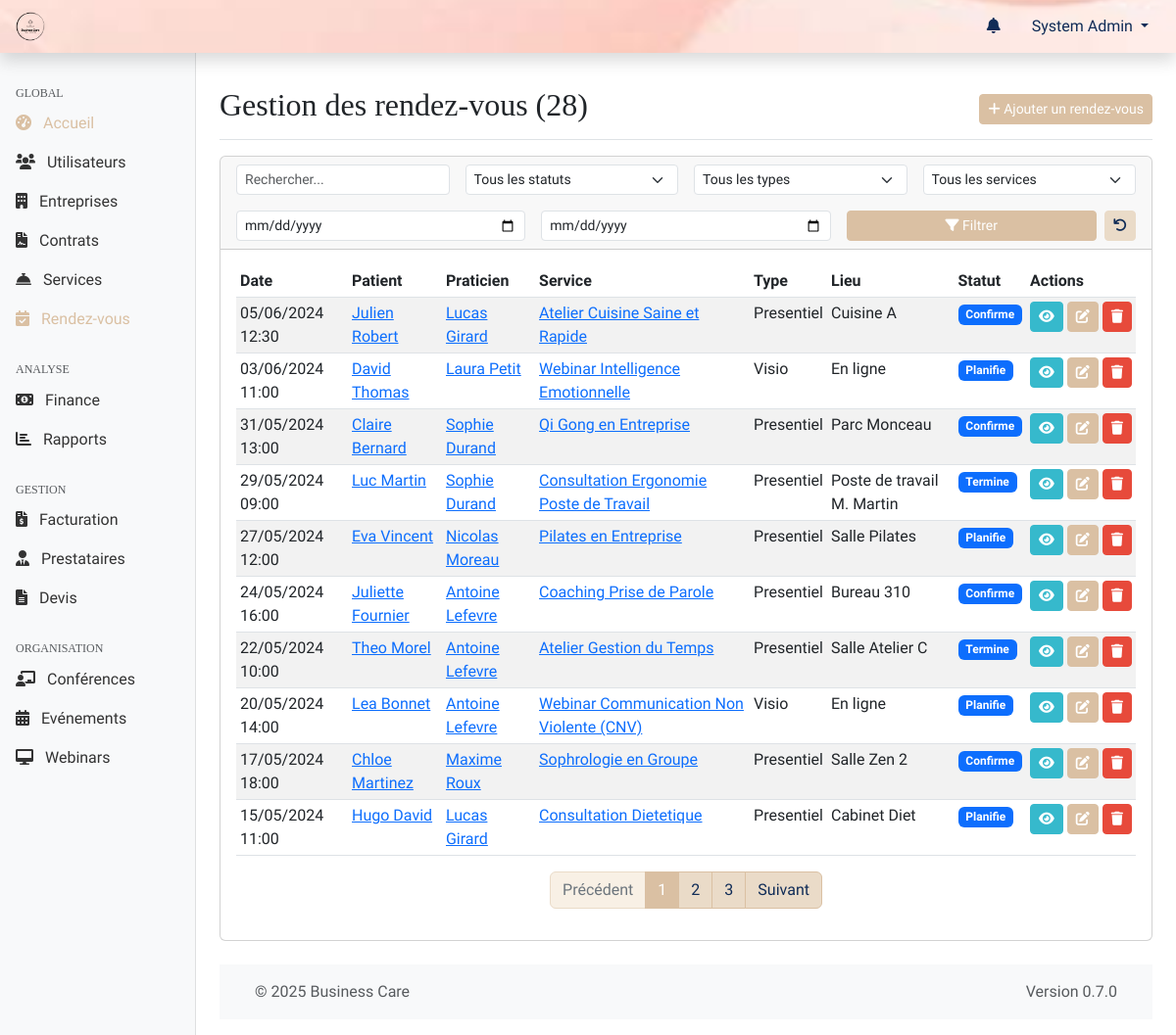
The app's page /web-admin/modules/appointments/index.php (signed in), older data.
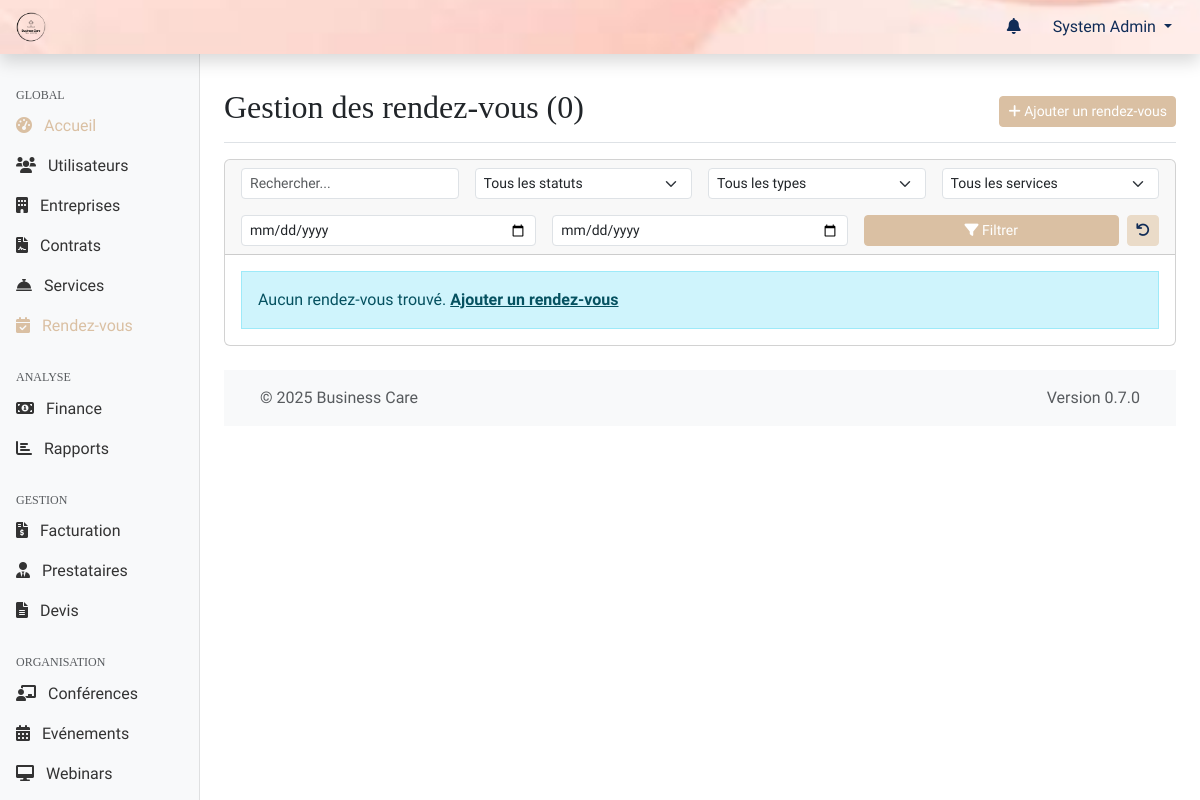
The same page, newer data.
### tables this page shows
CREATE TABLE rendez_vous (
    id INT PRIMARY KEY AUTO_INCREMENT,
    personne_id INT NOT NULL,
    prestation_id INT NOT NULL,
    praticien_id INT,
    date_rdv DATETIME NOT NULL,
    duree INT NOT NULL,
    lieu VARCHAR(255),
    type_rdv ENUM('presentiel', 'visio', 'telephone', 'consultation'),
    statut ENUM('planifie', 'confirme', 'annule', 'termine', 'no_show') DEFAULT 'planifie',
    notes TEXT,
    created_at TIMESTAMP DEFAULT CURRENT_TIMESTAMP,
    updated_at TIMESTAMP DEFAULT CURRENT_TIMESTAMP ON UPDATE CURRENT_TIMESTAMP,
    FOREIGN KEY (personne_id) REFERENCES personnes(id),
    FOREIGN KEY (prestation_id) REFERENCES prestations(id),
    FOREIGN KEY (praticien_id) REFERENCES personnes(id),
    INDEX idx_date (date_rdv),
    INDEX idx_statut (statut),
    INDEX idx_praticien (praticien_id)
);

CREATE TABLE personnes (
    id INT PRIMARY KEY AUTO_INCREMENT,
    nom VARCHAR(100) NOT NULL,
    prenom VARCHAR(100) NOT NULL,
    email VARCHAR(255) UNIQUE NOT NULL,
    mot_de_passe VARCHAR(255) NOT NULL,
    telephone VARCHAR(20),
    date_naissance DATE,
    genre ENUM('M', 'F', 'Autre'),
    photo_url VARCHAR(255),
    role_id INT NOT NULL,
    entreprise_id INT,
    site_id INT NULL,
    statut ENUM('actif', 'inactif', 'en_attente', 'suspendu') DEFAULT 'actif',
    derniere_connexion DATETIME,
    created_at TIMESTAMP DEFAULT CURRENT_TIMESTAMP,
    updated_at TIMESTAMP DEFAULT CURRENT_TIMESTAMP ON UPDATE CURRENT_TIMESTAMP,
    FOREIGN KEY (role_id) REFERENCES roles(id),
    FOREIGN KEY (entreprise_id) REFERENCES entreprises(id) ON DELETE SET NULL ON UPDATE CASCADE,
    FOREIGN KEY (site_id) REFERENCES sites(id) ON DELETE SET NULL ON UPDATE CASCADE,
    INDEX idx_email (email),
    INDEX idx_role (role_id),
    INDEX idx_entreprise (entreprise_id)
);

CREATE TABLE prestations (
    id INT PRIMARY KEY AUTO_INCREMENT,
    nom VARCHAR(255) NOT NULL,
    description TEXT,
    prix DECIMAL(10,2) NOT NULL,
    duree INT,
    type ENUM('conference', 'webinar', 'atelier', 'consultation', 'evenement', 'autre') NOT NULL,
    categorie VARCHAR(100),
    niveau_difficulte ENUM('debutant', 'intermediaire', 'avance'),
    capacite_max INT,
    materiel_necessaire TEXT,
    prerequis TEXT,
    created_at TIMESTAMP DEFAULT CURRENT_TIMESTAMP,
    updated_at TIMESTAMP DEFAULT CURRENT_TIMESTAMP ON UPDATE CURRENT_TIMESTAMP,
    INDEX idx_type (type),
    INDEX idx_categorie (categorie)
);

### web-admin/includes/page_functions/modules/appointments.php (called while the page is built, shortened)
<?php
function appointmentsGetList($page = 1, $perPage = DEFAULT_ITEMS_PER_PAGE, $search = '', $status = '', $type = '', $prestationId = 0, $startDate = '', $endDate = '') {
    $params = [];
    $conditions = [];
    $whereSql = !empty($conditions) ? "WHERE " . implode(' AND ', $conditions) : '';
    $countSql = "SELECT COUNT(rv.id)
                 FROM " . TABLE_APPOINTMENTS . " rv
                 LEFT JOIN " . TABLE_USERS . " p_patient ON rv.personne_id = p_patient.id
                 LEFT JOIN " . TABLE_USERS . " p_practitioner ON rv.praticien_id = p_practitioner.id
                 LEFT JOIN " . TABLE_PRESTATIONS . " pr ON rv.prestation_id = pr.id
                 {$whereSql}";
    $totalAppointments = executeQuery($countSql, $params)->fetchColumn();
    $totalPages = ceil($totalAppointments / $perPage);
    $page = max(1, min($page, $totalPages > 0 ? $totalPages : 1));
    $offset = ($page - 1) * $perPage;
    $sql = "SELECT rv.*,
                   p_patient.nom as patient_nom, p_patient.prenom as patient_prenom,
                   p_practitioner.nom as practitioner_nom, p_practitioner.prenom as practitioner_prenom,
                   pr.nom as prestation_nom
            FROM " . TABLE_APPOINTMENTS . " rv
            LEFT JOIN " . TABLE_USERS . " p_patient ON rv.personne_id = p_patient.id
            LEFT JOIN " . TABLE_USERS . " p_practitioner ON rv.praticien_id = p_practitioner.id
            LEFT JOIN " . TABLE_PRESTATIONS . " pr ON rv.prestation_id = pr.id
            {$whereSql}
            ORDER BY rv.date_rdv DESC
            LIMIT ?, ?";
    $paramsWithPagination = array_merge($params, [(int)$offset, (int)$perPage]);
    $appointments = executeQuery($sql, $paramsWithPagination)->fetchAll();
    return [
        'appointments' => $appointments,
        'currentPage' => $page,
        'totalPages' => $totalPages,
        'totalItems' => $totalAppointments,
        'perPage' => $perPage
    ];
}
?>

### shared/web-admin/db.php (called while the page is built, shortened)
<?php
function getDbConnection()
{
    static $pdo = null;
    if ($pdo === null) {
        $dsn = "mysql:host=" . DB_HOST . ";dbname=" . DB_NAME . ";charset=" . DB_CHARSET;
        $options = [
            PDO::ATTR_ERRMODE => PDO::ERRMODE_EXCEPTION,
            PDO::ATTR_DEFAULT_FETCH_MODE => PDO::FETCH_ASSOC,
            PDO::ATTR_EMULATE_PREPARES => false,
        ];
        try {
            $pdo = new PDO($dsn, DB_USER, DB_PASS, $options);
        } catch (PDOException $e) {
            die("[FAILURE] Connexion à la base de données impossible. Veuillez réessayer plus tard. ERREUR: " . $e->getMessage());
        }
    }
    return $pdo;
}
function executeQuery($sql, $params = [])
{
    try {
        $pdo = getDbConnection();
        $stmt = $pdo->prepare($sql);
        $stmt->execute($params);
        return $stmt;
    } catch (PDOException $e) {
        die("[FAILURE] Impossible d'exécuter la requête: " . $e->getMessage());
    }
}

### web-admin/modules/appointments/index.php (the view, shortened to what the changed rows need)
<?php
require_once '../../includes/page_functions/modules/appointments.php';
$queryData = getQueryData();
$page = $queryData['page'] ?? 1;
$search = $queryData['search'] ?? '';
$status = $queryData['status'] ?? '';
$type = $queryData['type'] ?? '';
$prestationId = $queryData['prestationId'] ?? 0;
$startDate = $queryData['startDate'] ?? '';
$endDate = $queryData['endDate'] ?? '';
$result = appointmentsGetList($page, DEFAULT_ITEMS_PER_PAGE, $search, $status, $type, $prestationId, $startDate, $endDate);
$appointments = $result['appointments'];
$totalPages = $result['totalPages'];
$totalAppointments = $result['totalItems'];
$page = $result['currentPage'];
$itemsPerPage = $result['perPage'];
$pageTitle = "Gestion des rendez-vous ({$totalAppointments})";
include_once '../../templates/header.php';
?>
<div class="container-fluid">
    <div class="row">
        <main class="col-md-9 ms-sm-auto col-lg-10 px-md-4">
            <div class="d-flex justify-content-between flex-wrap flex-md-nowrap align-items-center pt-3 pb-2 mb-3 border-bottom">
                <h1 class="h2"><?php echo $pageTitle; ?></h1>
                <div class="btn-toolbar mb-2 mb-md-0">
                    <a href="<?php echo WEBADMIN_URL; ?>/modules/appointments/add.php" class="btn btn-sm btn-primary">
                    </a>
                </div>
            </div>
            <div class="card mb-4">
                <div class="card-body">
                    <?php if (count($appointments) > 0): ?>
                        <div class="table-responsive">
                            <table class="table table-striped table-hover table-sm">
                                <thead>
                                    <tr>
                                        <th>Date</th>
                                        <th>Patient</th>
                                        <th>Praticien</th>
                                        <th>Service</th>
                                        <th>Type</th>
                                        <th>Lieu</th>
                                        <th>Statut</th>
                                        <th>Actions</th>
                                    </tr>
                                </thead>
                                <tbody>
                                    <?php foreach ($appointments as $appointment): ?>
                                        <tr>
                                            <td><?php echo formatDate($appointment['date_rdv']); ?></td>
                                            <td>
                                                <?php if ($appointment['personne_id']): ?>
                                                <a href="<?php echo WEBADMIN_URL; ?>/modules/users/view.php?id=<?php echo $appointment['personne_id']; ?>">
                                                    <?php echo htmlspecialchars($appointment['patient_prenom'] . ' ' . $appointment['patient_nom']); ?>
                                                </a>
                                                <?php else: ?>
                                                    N/A
                                                <?php endif; ?>
                                            </td>
                                            <td>
                                                <?php if ($appointment['praticien_id']): ?>
                                                <a href="<?php echo WEBADMIN_URL; ?>/modules/users/view.php?id=<?php echo $appointment['praticien_id']; ?>">
                                                    <?php echo htmlspecialchars($appointment['practitioner_prenom'] . ' ' . $appointment['practitioner_nom']); ?>
                                                </a>
                                                <?php else: ?>
                                                    N/A
                                                <?php endif; ?>
                                            </td>
                                            <td>
                                                 <?php if ($appointment['prestation_id']): ?>
                                                <a href="<?php echo WEBADMIN_URL; ?>/modules/services/view.php?id=<?php echo $appointment['prestation_id']; ?>">
                                                    <?php echo htmlspecialchars($appointment['prestation_nom']); ?>
                                                </a>
                                                 <?php else: ?>
                                                    N/A
                                                <?php endif; ?>
                                            </td>
                                            <td><?php echo htmlspecialchars(ucfirst($appointment['type_rdv'])); ?></td>
                                            <td><?php echo htmlspecialchars($appointment['lieu'] ?: '-'); ?></td>
                                            <td><?php echo getStatusBadge($appointment['statut']); ?></td>
                                            <td class="table-actions">
                                                <a href="<?php echo WEBADMIN_URL; ?>/modules/appointments/view.php?id=<?php echo $appointment['id']; ?>" class="btn btn-sm btn-info" data-bs-toggle="tooltip" title="Voir">
                                                    <i class="fas fa-eye"></i>
                                                </a>
                                                <a href="<?php echo WEBADMIN_URL; ?>/modules/appointments/edit.php?id=<?php echo $appointment['id']; ?>" class="btn btn-sm btn-primary" data-bs-toggle="tooltip" title="Modifier">
                                                    <i class="fas fa-edit"></i>
                                                </a>
                                                <a href="<?php echo WEBADMIN_URL; ?>/modules/appointments/index.php?action=delete&id=<?php echo $appointment['id']; ?>&csrf_token=<?php echo generateToken(); ?>&<?php echo http_build_query(array_filter($queryData, fn($key) => !in_array($key, ['action', 'id', 'practitionerId', 'personId']), ARRAY_FILTER_USE_KEY)); ?>"
                                                   class="btn btn-sm btn-danger btn-delete"
                                                   data-bs-toggle="tooltip"
                                                   title="Supprimer">
                                                    <i class="fas fa-trash"></i>
                                                </a>
                                            </td>
                                        </tr>
                                    <?php endforeach; ?>
                                </tbody>
                            </table>
                        </div>
                        <?php
                        $paginationInfo = [
                            'currentPage' => $page,
                            'totalPages' => $totalPages,
                            'totalItems' => $totalAppointments,
                            'itemsPerPage' => $itemsPerPage
                        ];
                        $urlParams = $queryData;
                        unset($urlParams['page'], $urlParams['action'], $urlParams['id'], $urlParams['practitionerId'], $urlParams['personId']);
                        $urlPattern = WEBADMIN_URL . '/modules/appointments/index.php?' . http_build_query(array_filter($urlParams)) . '&page={page}';
                        ?>
                        <div class="d-flex justify-content-center">
                            <?php echo renderPagination($paginationInfo, $urlPattern); ?>
                        </div>
                    <?php else:
                        $isFiltering = !empty($search) || !empty($status) || !empty($type) || !empty($prestationId) || !empty($startDate) || !empty($endDate);
                        $message = $isFiltering
                            ? "Aucun rendez-vous trouvé correspondant à vos critères de recherche."
                            : "Aucun rendez-vous trouvé. <a href=\"" . WEBADMIN_URL . "/modules/appointments/add.php\" class=\"alert-link\">Ajouter un rendez-vous</a>";
                        ?>
                        <div class="alert alert-info">
                            <?php echo $message; ?>
                        </div>
                    <?php endif; ?>
                </div>
            </div>
            <?php include_once '../../templates/footer.php'; ?>
        </main>
    </div>
</div>

### shared/web-admin/functions.php (shortened to what the changed rows need)
<?php
require_once 'db.php';
function formatDate($date, $format = DEFAULT_DATE_FORMAT)
{
    $timestamp = strtotime($date);
    return date($format, $timestamp);
}
function sanitizeInput($input)
{
    return $input;
}
function getQueryData()
{
    return sanitizeInput($_GET);
}
function generateToken()
{
    return $_SESSION['csrf_token'];
}
function getStatusBadge($status)
{
    $badges = [
        'actif' => 'success',
        'inactif' => 'danger',
        'en_attente' => 'warning',
        'suspendu' => 'secondary',
        'expiré' => 'danger',
        'résilié' => 'danger',
        'accepté' => 'success',
        'refusé' => 'danger',
        'confirmé' => 'success',
        'annulé' => 'danger',
        'terminé' => 'secondary',
        'planifié' => 'primary',
        'no_show' => 'danger',
        'payée' => 'success',
        'impayée' => 'danger',
        'retard' => 'warning'
    ];
    $class = isset($badges[$status]) ? $badges[$status] : 'primary';
    return '<span class="badge bg-' . $class . '">' . ucfirst($status) . '</span>';
}
function renderPagination($pagination, $urlPattern)
{
    $html = '<nav aria-label="Page navigation"><ul class="pagination">';
    $prevDisabled = $pagination['currentPage'] <= 1 ? ' disabled' : '';
    $prevUrl = str_replace('{page}', $pagination['currentPage'] - 1, $urlPattern);
    $html .= '<li class="page-item' . $prevDisabled . '"><a class="page-link" href="' . $prevUrl . '">Précédent</a></li>';
    $startPage = max(1, $pagination['currentPage'] - 2);
    $endPage = min($pagination['totalPages'], $pagination['currentPage'] + 2);
    for ($i = $startPage; $i <= $endPage; $i++) {
        $active = $i == $pagination['currentPage'] ? ' active' : '';
        $url = str_replace('{page}', $i, $urlPattern);
        $html .= '<li class="page-item' . $active . '"><a class="page-link" href="' . $url . '">' . $i . '</a></li>';
    }
    $nextDisabled = $pagination['currentPage'] >= $pagination['totalPages'] ? ' disabled' : '';
    $nextUrl = str_replace('{page}', $pagination['currentPage'] + 1, $urlPattern);
    $html .= '<li class="page-item' . $nextDisabled . '"><a class="page-link" href="' . $nextUrl . '">Suivant</a></li>';
    $html .= '</ul></nav>';
    return $html;
}

Row changes from the older to the newer data that the page shows:
removed rendez_vous: date_rdv "05/06/2024 12:30", personne.nom "Julien Robert", praticien.nom "Lucas Girard", prestation.nom "Atelier Cuisine Saine et Rapide", type_rdv "Presentiel", lieu "Cuisine A", statut "Confirme"
removed rendez_vous: date_rdv "03/06/2024 11:00", personne.nom "David Thomas", praticien.nom "Laura Petit", prestation.nom "Webinar Intelligence Emotionnelle", type_rdv "Visio", lieu "En ligne", statut "Planifie"
removed rendez_vous: date_rdv "31/05/2024 13:00", personne.nom "Claire Bernard", praticien.nom "Sophie Durand", prestation.nom "Qi Gong en Entreprise", type_rdv "Presentiel", lieu "Parc Monceau", statut "Confirme"
removed rendez_vous: date_rdv "29/05/2024 09:00", personne.nom "Luc Martin", praticien.nom "Sophie Durand", prestation.nom "Consultation Ergonomie Poste de Travail", type_rdv "Presentiel", lieu "Poste de travail M. Martin", statut "Termine"
removed rendez_vous: date_rdv "27/05/2024 12:00", personne.nom "Eva Vincent", praticien.nom "Nicolas Moreau", prestation.nom "Pilates en Entreprise", type_rdv "Presentiel", lieu "Salle Pilates", statut "Planifie"
removed rendez_vous: date_rdv "24/05/2024 16:00", personne.nom "Juliette Fournier", praticien.nom "Antoine Lefevre", prestation.nom "Coaching Prise de Parole", type_rdv "Presentiel", lieu "Bureau 310", statut "Confirme"
removed rendez_vous: date_rdv "22/05/2024 10:00", personne.nom "Theo Morel", praticien.nom "Antoine Lefevre", prestation.nom "Atelier Gestion du Temps", type_rdv "Presentiel", lieu "Salle Atelier C", statut "Termine"
removed rendez_vous: date_rdv "20/05/2024 14:00", personne.nom "Lea Bonnet", praticien.nom "Antoine Lefevre", prestation.nom "Webinar Communication Non Violente (CNV)", type_rdv "Visio", lieu "En ligne", statut "Planifie"
removed rendez_vous: date_rdv "17/05/2024 18:00", personne.nom "Chloe Martinez", praticien.nom "Maxime Roux", prestation.nom "Sophrologie en Groupe", type_rdv "Presentiel", lieu "Salle Zen 2", statut "Confirme"
removed rendez_vous: date_rdv "15/05/2024 11:00", personne.nom "Hugo David", praticien.nom "Lucas Girard", prestation.nom "Consultation Dietetique", type_rdv "Presentiel", lieu "Cabinet Diet", statut "Planifie"
Text that changed along with them:
$pageTitle: "Gestion des rendez-vous (28)" → "Gestion des rendez-vous (0)"
text no longer shown: "Date Patient Praticien Service Type Lieu Statut Actions Précédent Suivant"
text now shown: "Aucun rendez-vous trouvé. Ajouter un rendez-vous"
list line gone: "1"
list line gone: "2"
list line gone: "3"
